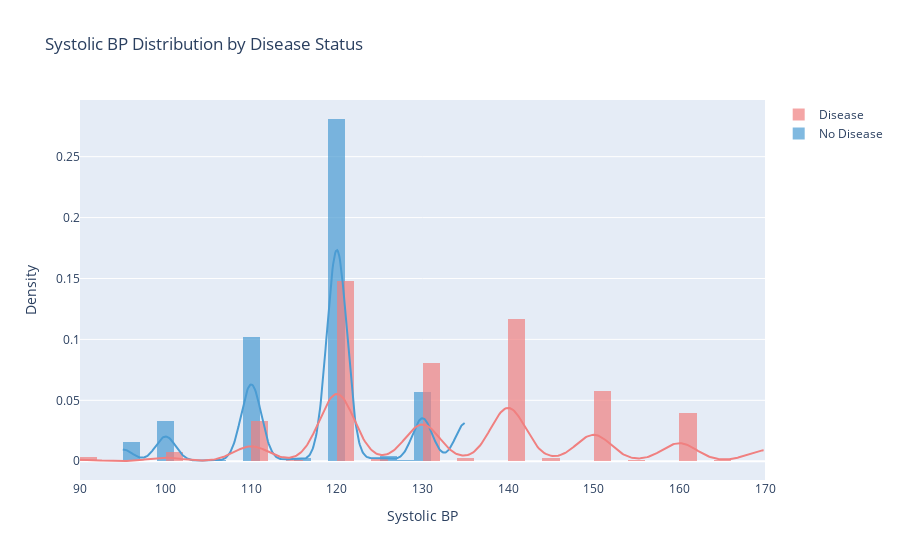

Notebook source saved alongside this figure:
### Code cell
import plotly.figure_factory as ff
d0 = df.loc[df['cardio']==0, 'ap_hi'].dropna()
d1 = df.loc[df['cardio']==1, 'ap_hi'].dropna()

fig = ff.create_distplot([d0, d1], group_labels=["No Disease","Disease"],colors=["#4B9CD3","#F08080"],bin_size=(df['ap_hi'].max()-df['ap_hi'].min())/40,show_hist=True, show_rug=False)
fig.update_layout(title="Systolic BP Distribution by Disease Status")
fig.update_xaxes(title="Systolic BP")
fig.update_yaxes(title="Density")
fig.show()

### Figure 1 — Plotly figure (JSON) as saved in the notebook; plotly's stock layout.template omitted (floating-point values rounded to 4 significant figures; data arrays with more than 128 entries replaced by an {"elided": "..."} marker saying what was removed)
{"data": [{"autobinx": false, "histnorm": "probability density", "legendgroup": "No Disease", "marker": {"color": "#4B9CD3"}, "name": "No Disease", "opacity": 0.7, "type": "histogram", "x": {"elided": "34953 int values"}, "xaxis": "x", "xbins": {"end": 135, "size": 2, "start": 95}, "yaxis": "y"}, {"autobinx": false, "histnorm": "probability density", "legendgroup": "Disease", "marker": {"color": "#F08080"}, "name": "Disease", "opacity": 0.7, "type": "histogram", "x": {"elided": "34860 int values"}, "xaxis": "x", "xbins": {"end": 170, "size": 2, "start": 90}, "yaxis": "y"}, {"legendgroup": "No Disease", "marker": {"color": "#4B9CD3"}, "mode": "lines", "name": "No Disease", "showlegend": false, "type": "scatter", "x": {"elided": "500 float values"}, "xaxis": "x", "y": {"elided": "500 float values"}, "yaxis": "y"}, {"legendgroup": "Disease", "marker": {"color": "#F08080"}, "mode": "lines", "name": "Disease", "showlegend": false, "type": "scatter", "x": {"elided": "500 float values"}, "xaxis": "x", "y": {"elided": "500 float values"}, "yaxis": "y"}], "layout": {"barmode": "overlay", "hovermode": "closest", "legend": {"traceorder": "reversed"}, "title": {"text": "Systolic BP Distribution by Disease Status"}, "xaxis": {"anchor": "y2", "domain": [0, 1], "title": {"text": "Systolic BP"}, "zeroline": false}, "yaxis": {"anchor": "free", "domain": [0, 1], "position": 0, "title": {"text": "Density"}}}}
